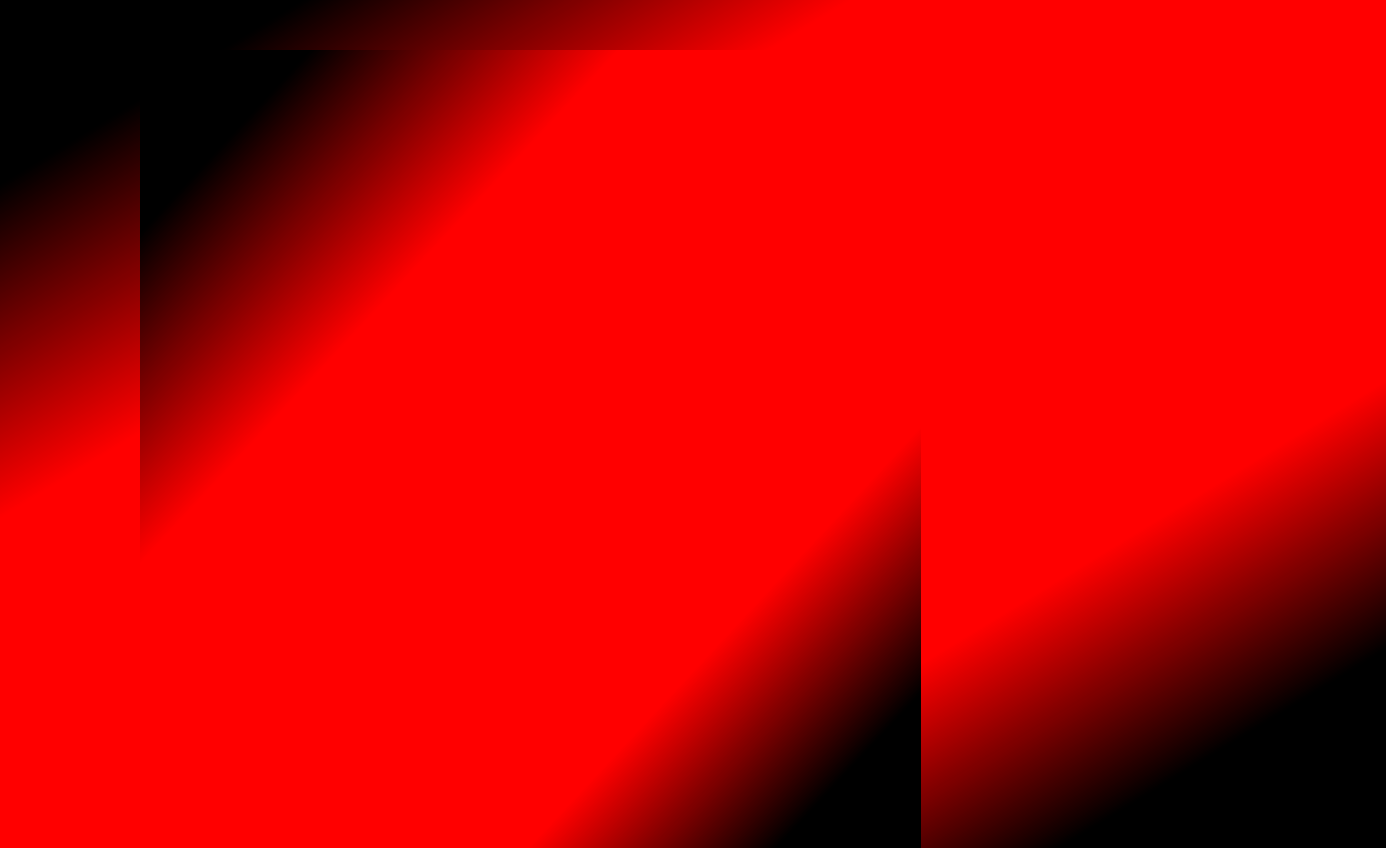
<?xml version="1.0" encoding="UTF-8"?>
<ui version="4.0">
 <class>Ranking</class>
 <widget class="QWidget" name="Ranking">
  <property name="geometry">
   <rect>
    <x>0</x>
    <y>0</y>
    <width>1386</width>
    <height>848</height>
   </rect>
  </property>
  <property name="windowTitle">
   <string>Form</string>
  </property>
  <property name="styleSheet">
   <string notr="true">background-color: qlineargradient(spread:repeat, x1:0, y1:0, x2:1, y2:1, stop:0.10929 rgba(0, 0, 0, 255), stop:0.306011 rgba(255, 0, 0, 255), stop:0.721311 rgba(255, 0, 0, 255), stop:0.879781 rgba(0, 0, 0, 255));</string>
  </property>
  <widget class="QScrollArea" name="scrollArea">
   <property name="geometry">
    <rect>
     <x>140</x>
     <y>50</y>
     <width>781</width>
     <height>841</height>
    </rect>
   </property>
   <property name="autoFillBackground">
    <bool>false</bool>
   </property>
   <property name="styleSheet">
    <string notr="true"/>
   </property>
   <property name="frameShape">
    <enum>QFrame::NoFrame</enum>
   </property>
   <property name="frameShadow">
    <enum>QFrame::Plain</enum>
   </property>
   <property name="lineWidth">
    <number>0</number>
   </property>
   <property name="verticalScrollBarPolicy">
    <enum>Qt::ScrollBarAlwaysOff</enum>
   </property>
   <property name="horizontalScrollBarPolicy">
    <enum>Qt::ScrollBarAlwaysOff</enum>
   </property>
   <property name="widgetResizable">
    <bool>true</bool>
   </property>
   <widget class="QWidget" name="scrollAreaWidgetContents">
    <property name="geometry">
     <rect>
      <x>0</x>
      <y>0</y>
      <width>781</width>
      <height>841</height>
     </rect>
    </property>
   </widget>
  </widget>
 </widget>
 <resources/>
 <connections/>
</ui>
